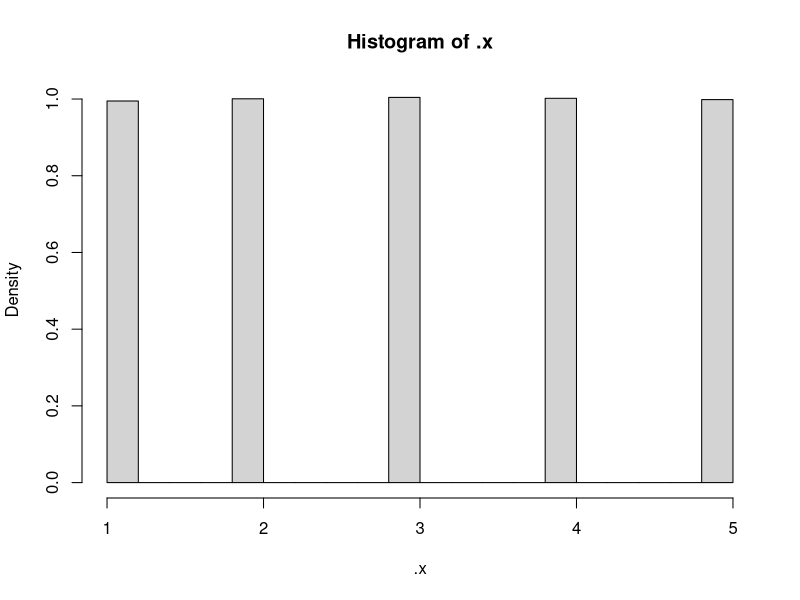
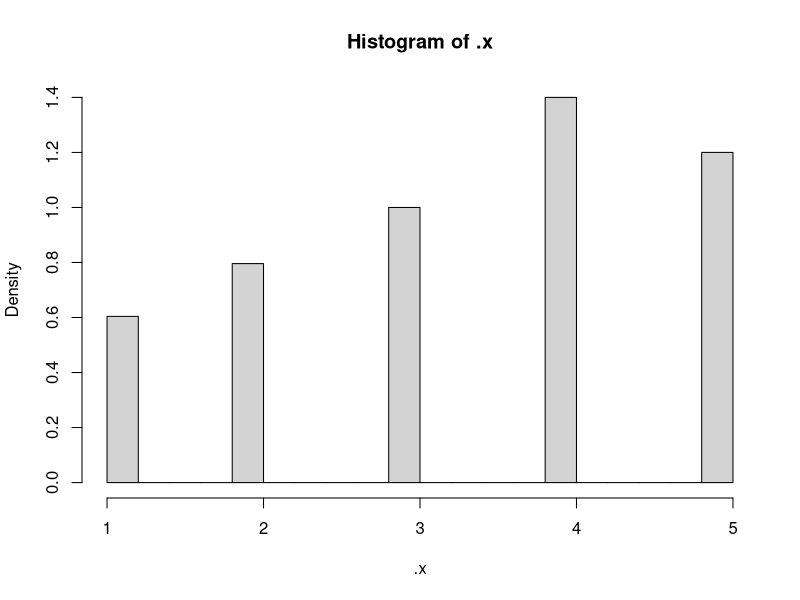

Here is the R script that generated these plots, in order:
##################################################
# Create random sample, unweighted

xv <- 1:5
n <- 100000
.x <- sample(xv, replace=TRUE, size=n)

table(.x) / n # should be close to 1/length(xv) for all categories
1/length(xv)

hist(.x, freq=FALSE)

# Leave out argument n:
# Return a sample of length xv
.x <- sample(xv, replace=TRUE)

##################################################
# Weighted random sample, use argument 'prob' as weights

xv <- 1:5
n <- 100000
# Probabilities doesn't have to sum to one (but have to be non-negative and not all zero)
ps <- c(300,400,500,700,600)
# R recalculates the prob vector internally, probabilites should in this case be:
ps/sum(ps)

length(xv) == length(ps) # Must evaluate to TRUE

.x <- sample(xv, replace=TRUE, size=n, prob=ps)

# Compare empirical with theoretical sample probabilities
table(.x) / n
ps/sum(ps)

hist(.x, freq=FALSE)

##################################################

# library(sampling) has more advanced functions.
